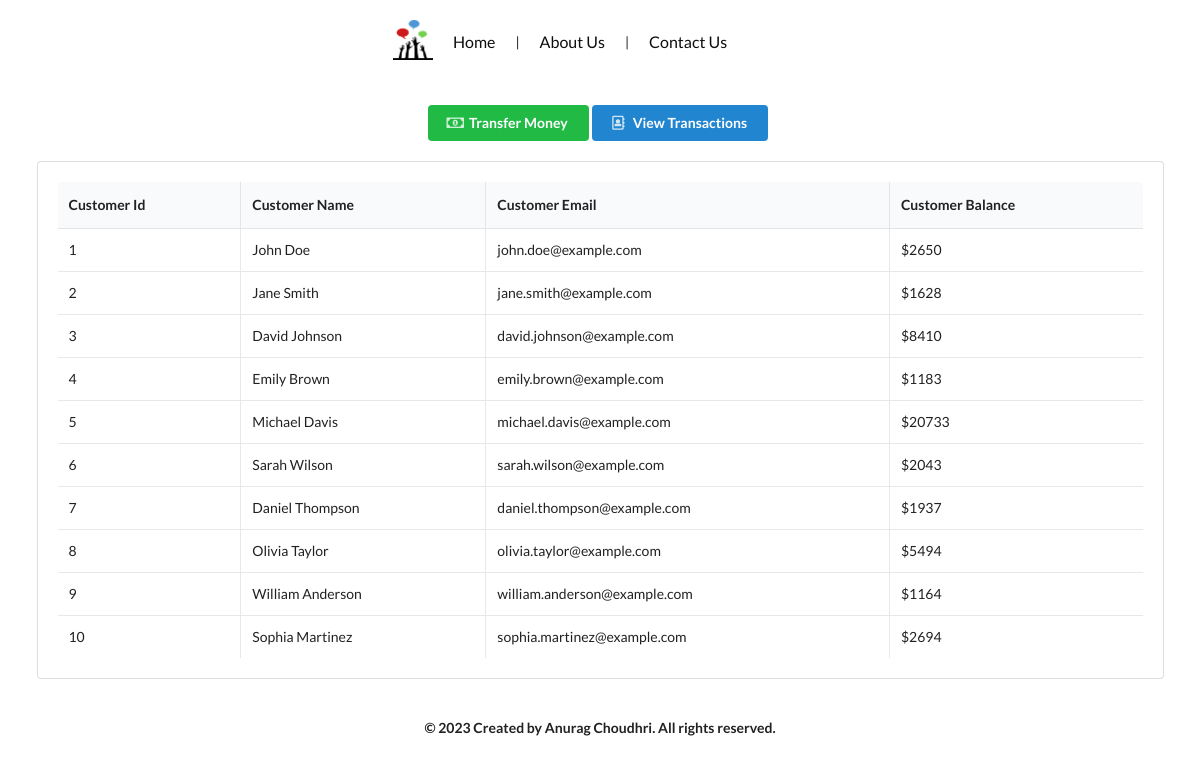
The page / on the database its author committed.
### tables this page shows
CREATE TABLE `customers` (
  `cust_id` int(11) NOT NULL,
  `cust_name` varchar(255) NOT NULL,
  `cust_email` varchar(255) NOT NULL,
  `cust_balance` int(11) NOT NULL
);

### index.php (the view, shortened to what this page needs)
<?php include './include/conn.php' ?>
<!DOCTYPE html>
<html lang="en">
<head>
    <link href="https://cdn.jsdelivr.net/npm/semantic-ui@2.5.0/dist/semantic.min.css" rel="stylesheet">
    <link href="http://localhost/TSF_TASK1/css/index.css" rel="stylesheet" type="text/css">
</head>
<body>
    <div class="ui container" id="main_container">
     <nav>
        <div class="logo">
            <img src="http://localhost/TSF_TASK1/logo.png" alt="" height="40px" width="40px">
        </div>
            <ul>
                <li><a href="home.html">Home</a></li> |
                <li><a href="about.html">About Us</a></li> |
                <li><a href="contact.php">Contact Us</a></li>
            </ul>
        </nav>
        <div class="ui container" id="buttons_container">
            <button class="ui green button " id="openModalButton" style="margin-bottom: 20px" ><i class="ui money bill alternate outline icon"></i>Transfer Money</button>
            <button class="ui primary button " id="openModalButton2" style="margin-bottom: 20px"><i class="ui address book outline icon"></i>View Transactions</button>
        </div>
    </div>
    <div class="ui container" id="table_container">
        <table class="ui celled table">
            <thead>
                <tr>
                    <th>Customer Id</th>
                    <th>Customer Name</th>
                    <th>Customer Email</th>
                    <th>Customer Balance</th>
                </tr>
            </thead>
            <tbody>
                <?php
                $sql = "SELECT * FROM customers";
                $res = mysqli_query($conn, $sql);
                while ($row = mysqli_fetch_array($res)) {
                ?>
                    <tr>
                        <td><?php echo $row['cust_id'] ?></td>
                        <td><?php echo $row['cust_name'] ?></td>
                        <td><?php echo $row['cust_email'] ?></td>
                        <td><?php echo "$" . $row['cust_balance'] ?></td>
                    </tr>
                <?php
                }
                ?>
            </tbody>
        </table>
    </div>
        <footer>
                <h3>&copy; 2023 Created by Anurag Choudhri. All rights reserved.</h3>
            </footer>
</body>
</html>

### css/index.css (style rules this page uses)
* { margin: 0; padding: 0; box-sizing: border-box; }
nav { position: relative; display: flex; align-items: center; margin-bottom: 40px; background: transparent; justify-content: center; width: 100%; }
nav ul { list-style-type: none; display: flex; justify-content: flex-end !important; padding-right: 60px; }
nav ul li a { color: rgb(14, 14, 14); text-decoration: none; padding: 20px; transition: .4s ease-in-out; font-size: 16px; }
#main_container { display: flex; justify-content: center; align-items: center; flex-direction: column; position: relative; top: 20px; }
#buttons_container { display: flex; justify-content: center; align-items: center; }
#table_container { position: relative; top: 20px; }
table { padding: 20px; }
footer { text-align: center; margin: 40px; padding: 20px; }
footer h3 { position: relative; font-size: 14px; }

### rows shown on the page
customers: cust_id "1", cust_name "John Doe", cust_email "john.doe@example.com", cust_balance "2650"
customers: cust_id "2", cust_name "Jane Smith", cust_email "jane.smith@example.com", cust_balance "1628"
customers: cust_id "3", cust_name "David Johnson", cust_email "david.johnson@example.com", cust_balance "8410"
customers: cust_id "4", cust_name "Emily Brown", cust_email "emily.brown@example.com", cust_balance "1183"
customers: cust_id "5", cust_name "Michael Davis", cust_email "michael.davis@example.com", cust_balance "20733"
customers: cust_id "6", cust_name "Sarah Wilson", cust_email "sarah.wilson@example.com", cust_balance "2043"
customers: cust_id "7", cust_name "Daniel Thompson", cust_email "daniel.thompson@example.com", cust_balance "1937"
customers: cust_id "8", cust_name "Olivia Taylor", cust_email "olivia.taylor@example.com", cust_balance "5494"
customers: cust_id "9", cust_name "William Anderson", cust_email "william.anderson@example.com", cust_balance "1164"
customers: cust_id "10", cust_name "Sophia Martinez", cust_email "sophia.martinez@example.com", cust_balance "2694"
